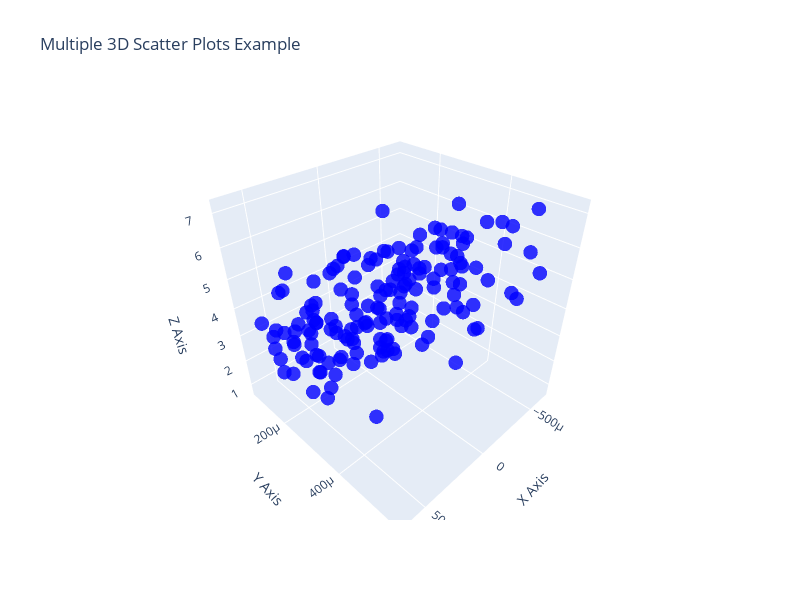

The notebook cell saved with this chart:
### Code cell
import plotly.graph_objects as go
import numpy as np

x1 = X_train_cars[:, 0]
y1 = X_train_cars[:, 1]
z1 = y_train



# Create a 3D scatter plot
fig = go.Figure()
# Add the first scatter trace
fig.add_trace(go.Scatter3d(
    x=x1,
    y=y1,
    z=z1,
    mode='markers',
    marker=dict(
        size=5,
        color='blue',  # Color for the first set
        opacity=0.8
    ),
))
# Set the layout of the plot
fig.update_layout(
    scene=dict(
        xaxis_title='X Axis',
        yaxis_title='Y Axis',
        zaxis_title='Z Axis'
    ),
    width = 800,
    height = 600,
    title='Multiple 3D Scatter Plots Example'
)

# Show the plot
fig.show()

### Figure 1 — Plotly figure (JSON) as saved in the notebook; plotly's stock layout.template omitted (floating-point values rounded to 4 significant figures; data arrays with more than 128 entries replaced by an {"elided": "..."} marker saying what was removed)
{"data": [{"marker": {"color": "blue", "opacity": 0.8, "size": 5}, "mode": "markers", "type": "scatter3d", "x": {"elided": "160 float values"}, "y": {"elided": "160 float values"}, "z": {"elided": "160 float values"}}], "layout": {"height": 600, "scene": {"xaxis": {"title": {"text": "X Axis"}}, "yaxis": {"title": {"text": "Y Axis"}}, "zaxis": {"title": {"text": "Z Axis"}}}, "title": {"text": "Multiple 3D Scatter Plots Example"}, "width": 800}}
